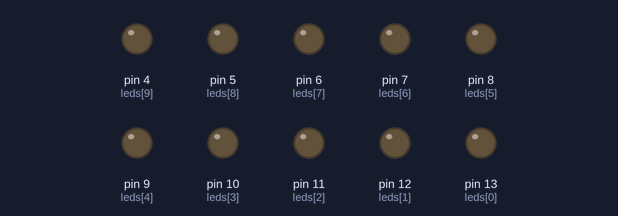
Recording of a sketch running on a simulated Arduino Uno, built with avr-gcc and run on an emulated ATmega328P. Parts: output pins drawn as LEDs (lit = HIGH).

Above: at 0.02 s.
At 0.37 s:
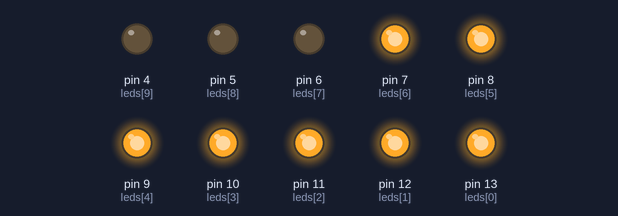
At 0.72 s:
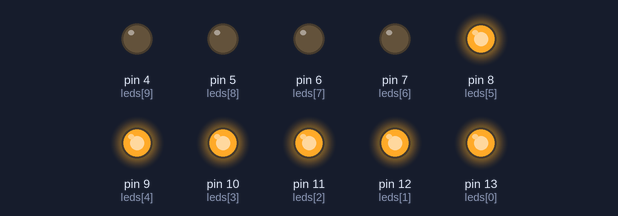
At 1.47 s:
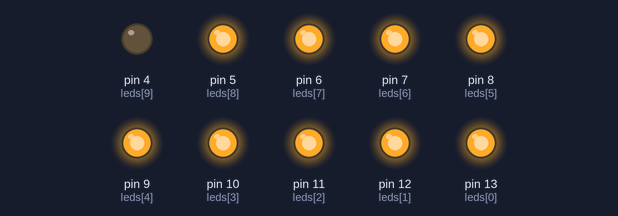
At 2.17 s:
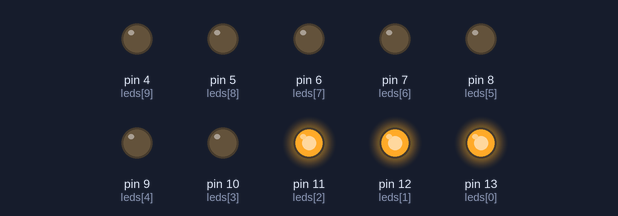
At 2.92 s:
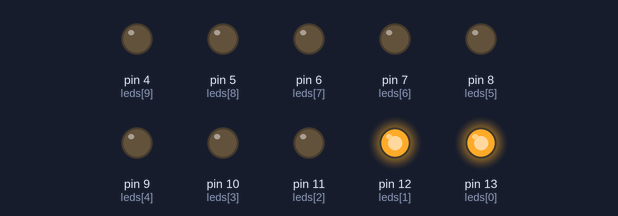
Timing chart, 0 to 3.2 s (numbered marks = the images above):
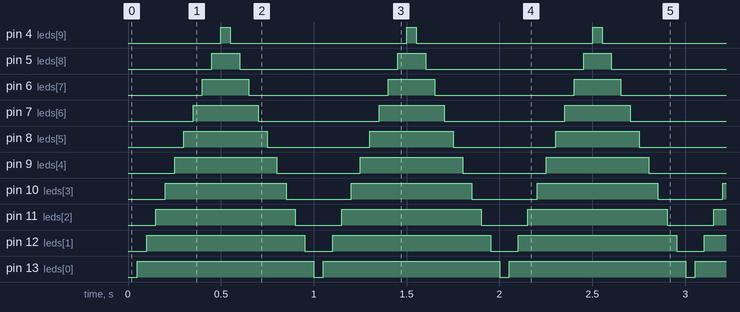

The sketch:

exp_04_03.ino
```cpp
// Лаборатория электроники и программирования
// Эксперимент 4
// Десятисегментный линейный индикатор. Пульсирующая шкала.
//

// массив контактов подключения светодиодов шкалы
int leds[] = {13, 12, 11, 10, 9, 8, 7, 6, 5, 4};
// количество горящих светодиодов
int n = 0;
// направление изменения (1 - увеличение, -1 - уменьшение)
int direction = 1;

void setup() {
   // настроить выводы Arduino как OUTPUT
   for (int i = 0; i < 10; i++) {
      pinMode(leds[i], OUTPUT);
   }
}

void loop() {
  // включить n светодиодов
   for (int i = 0; i < 10; i++) {
      if (i < n) {
         digitalWrite(leds[i], HIGH);  // включить светодиод
      } else {
         digitalWrite(leds[i], LOW);   // выключить светодиод
      }
   }

  // изменить n - приращение на 1 или -1 в зависимости от направления
  n += direction;

  // если достигли максимума или минимума, изменить направление
  if (n == 10 || n == 0) {
    direction *= -1;  // изменить направление
  }

  delay(50);  // задержка для визуального эффекта
}
```

Measured:
- by itself, pin 4 (leds[9]): alternates HIGH for 0.05 s and LOW for 0.95 s
- by itself, pin 5 (leds[8]): alternates HIGH for 0.15 s and LOW for 0.85 s
- by itself, pin 6 (leds[7]): alternates HIGH for 0.25 s and LOW for 0.75 s
- by itself, pin 7 (leds[6]): alternates HIGH for 0.35 s and LOW for 0.65 s
- by itself, pin 8 (leds[5]): alternates HIGH for 0.45 s and LOW for 0.55 s
- by itself, pin 9 (leds[4]): alternates HIGH for 0.55 s and LOW for 0.45 s
- by itself, pin 10 (leds[3]): alternates HIGH for 0.65 s and LOW for 0.35 s
- by itself, pin 11 (leds[2]): alternates HIGH for 0.75 s and LOW for 0.25 s
